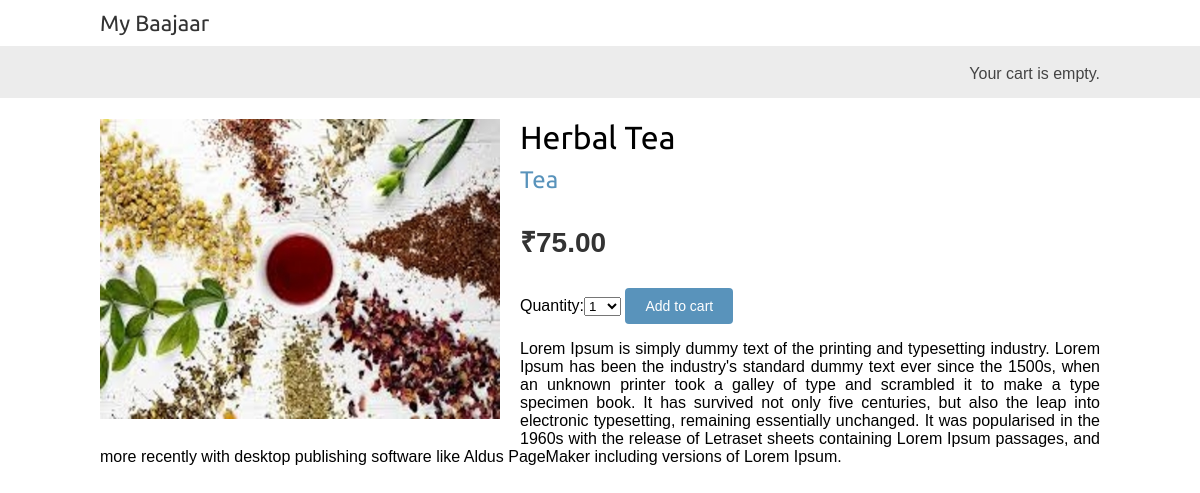
/3/herbal-tea/, run on the app's committed database.
### shop/models.py (models this page shows, shortened)
class Product(models.Model):
    category = models.ForeignKey(Category,related_name='products',on_delete=models.CASCADE)
    name=models.CharField(max_length=200,db_index=True)
    slug=models.SlugField(max_length=200,db_index=True)
    image=models.ImageField(upload_to='products/%Y/%m/%d',blank=True)
    description=models.TextField(blank=True)
    price=models.DecimalField(max_digits=10,decimal_places=2)
    available=models.BooleanField(default=True)
    created=models.DateTimeField(auto_now=True)
    updated=models.DateTimeField(auto_now=True)
    class Meta:
        ordering=('name',)
        index_together=(('id','slug'),)

class Category(models.Model):
    name=models.CharField(max_length=200,db_index=True)
    slug=models.SlugField(max_length=200,unique=True)
    class Meta:
        ordering=('name',)
        verbose_name='category'
        verbose_name_plural='catagories'
    def __str__(self):
        return self.name
    def get_absolute_url(self):
        return reverse('shop:product_list_by_category',args=[self.slug])

### shop/views.py (the view)
# urls.py: path('<int:id>/<slug:slug>/',views.product_detail,name='product_detail'),
def product_detail(request, id, slug):
    product=get_object_or_404(Product,id=id,slug=slug,available=True)
    cart_product_form=CartAddProductForm()
    return render(
        request,
        'product/detail.html',
        {'product':product,'cart_product_form':cart_product_form}
    )

### cart/forms.py
class CartAddProductForm(forms.Form):
    quantity = forms.TypedChoiceField(choices=PRODUCT_QUANTITY_CHOICES,coerce=int)
    override = forms.BooleanField(required=False,initial=False,widget=forms.HiddenInput)

### cart/cart.py (called while the page is built)
    def __len__(self):
        return sum(item['quantity'] for item in self.cart.values())

### cart/context_processors.py (called while the page is built)
def cart(request):
    return{'cart':Cart(request)}

### templates/product/detail.html (shortened to what this page needs)
{% extends 'base.html' %}
{% load static %}
{% block content %}
    <div class = "product-detail">
        <img src="{% if product.image %}{{ product.image.url }}{% else %}
        {% static 'img/no_image.png' %}{% endif %}">
        <h1>{{ product.name}}</h1>
        <h2>
            <a href = "{{ product.category.get_absolute_url}}">
                {{ product.category }}
            </a>
        </h2>
        <p class="price">₹{{ product.price }}</p>
        <form action="{% url 'cart:cart_add' product.id %}" method="post">
            {{ cart_product_form }}
            <input type="submit" value="Add to cart">
        </form>
        {{ product.description|linebreaks }}
    </div>
{% endblock content %}

### static/css/base.css (style rules this page uses)
body { margin:0; padding:0; font-family:helvetica, sans-serif; }
h1, h2, h3, h4, h5 , h6 { font-family: 'Ubuntu', sans-serif; font-weight:normal; }
a { text-decoration:none; color:#5993bb; }
a.button, input[type="submit"] { color:#fff; background:#5993bb; border-radius:4px; padding:10px 20px; font-size:14px; border:0; }
.product-detail { text-align:justify; }
.product-detail .price { color:#333; font-size:28px; font-weight:bold; }
.product-detail img { width:40%; float:left; padding:0 20px 20px 0; }
.product-detail h1 { margin-bottom:0; }
.product-detail h2 { margin-top:10px; }

### data on the page
Product: image (picture), name "Herbal Tea", category "Tea", price "75.00", description "Lorem Ipsum is simply dummy text of the printing and typesetting industry. Lorem Ipsum has been the industry's standard dummy text ever since the 1500s, when an unknown printer took a galley of type and scrambled it to make a type specimen book. It has survived not only five centuries, but also the leap into electronic typesetting, remaining essentially unchanged. It was popularised in the 1960s with the release of Letraset sheets containing Lorem Ipsum passages, and more recently with desktop publishing software like Aldus PageMaker including versions of Lorem Ipsum."
